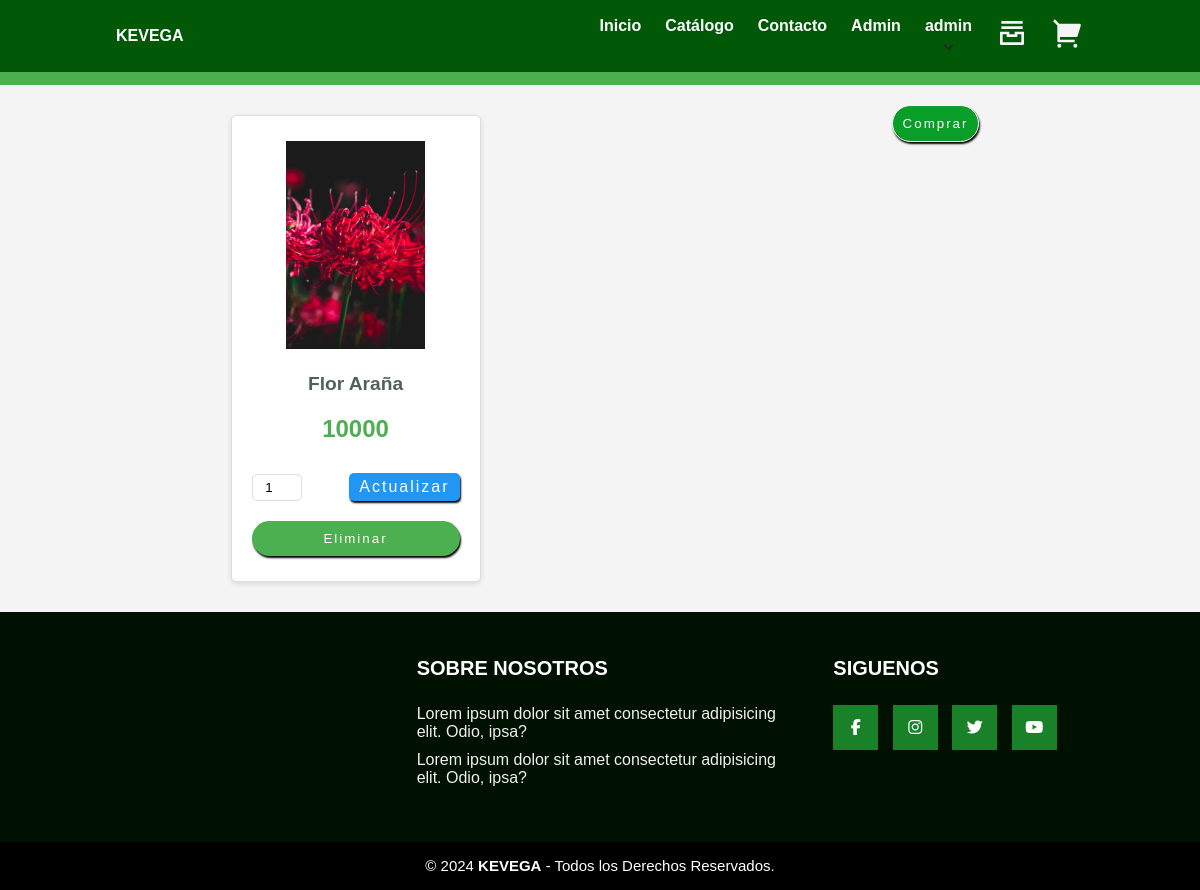
Page /carrito/ (signed in) on the earlier database version.
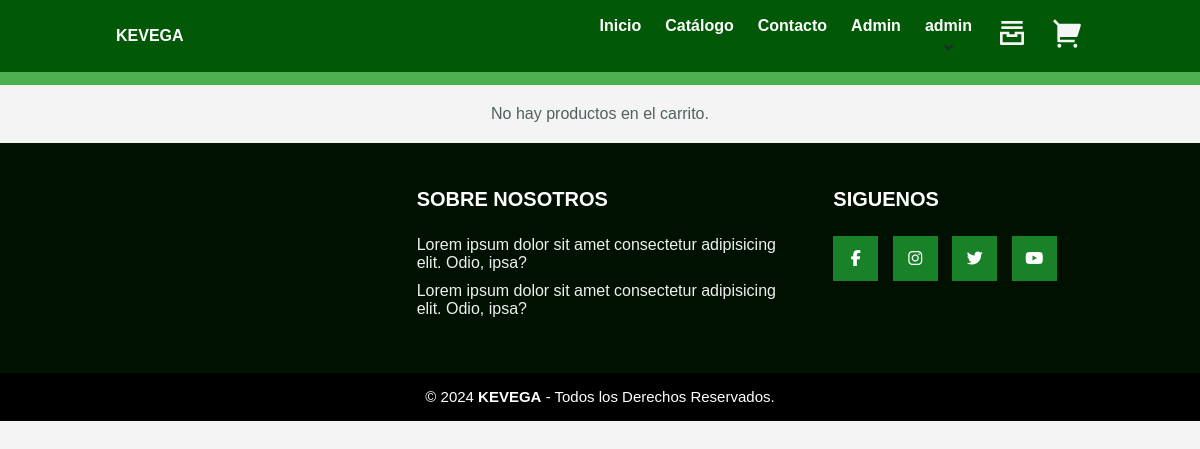
Same page on the later database version.
### core/models.py (models this page shows, shortened)
class CarritoProducto(models.Model):
    carrito = models.ForeignKey(Carrito, on_delete=models.CASCADE)
    producto = models.ForeignKey(Product, on_delete=models.CASCADE)
    cantidad = models.PositiveIntegerField(default=1)
    class Meta:
        unique_together = ('carrito', 'producto')

class Product(models.Model):
    id = models.BigAutoField(primary_key=True)
    name = models.CharField(max_length=255)
    description = models.TextField()
    price = models.IntegerField()
    stock = models.IntegerField(default=0)
    image = models.ImageField(upload_to='products/', null=True, blank=True)

### core/views.py (the view)
# urls.py: path('carrito/', carrito, name='carrito'),
@login_required(login_url='/login')
def carrito(request):
    carrito, creado = Carrito.objects.get_or_create(user=request.user)
    productos_en_carrito = CarritoProducto.objects.filter(carrito=carrito)
    return render(request, 'core/carrito.html', {'productos_en_carrito': productos_en_carrito})

### core/templates/core/carrito.html (shortened to what this page needs)
{% extends 'core/base.html' %}
{% block contenido %}
<section class="hero">
  <div class="hero-logo">
    <h1 class="font-style-1" style="color: aliceblue;">Carrito de Compras</h1>
  </div>
</section>
<div id="carrito-contenedor">
  {% if productos_en_carrito %}
    {% for item in productos_en_carrito %}
    <div class="item">
      <div>
        <img class="imagen" src="{{ item.producto.image.url }}" alt="{{ item.producto.name }}">
      </div>
      <div class="titulo">
        {{ item.producto.name }}
      </div>
      <div class="precio">
        {{ item.producto.price }}
      </div>
      <div class="cantidad">
        <form action="{% url 'actualizar_cantidad_carrito' %}" method="POST" autocomplete="off">
          <input type="number" name="cantidad" value="{{ item.cantidad }}" min="1" max="{{ item.producto.stock }}" required>
          <button class="actualizar" type="submit">Actualizar</button>
        </form>
      </div>
      <div class="acciones">
        <form action="{% url 'eliminar_carrito' %}" method="POST" autocomplete="off">
          <button class="eliminar" type="submit">Eliminar</button>
        </form>
      </div>
    </div>
    {% endfor %}
    <form action="{% url 'comprar' %}" method="POST" autocomplete="off">
      <button class="comprar" type="submit">Comprar</button>
    </form>
  {% else %}
    <p>No hay productos en el carrito.</p>
  {% endif %}
</div>
{% endblock contenido %}

Differences in the rows shown:
removed CarritoProducto: producto.image (picture), producto.name "Flor Araña", producto.price "10000", cantidad "1"
Other differences:
text no longer shown: "Comprar"
text now shown: "No hay productos en el carrito."
